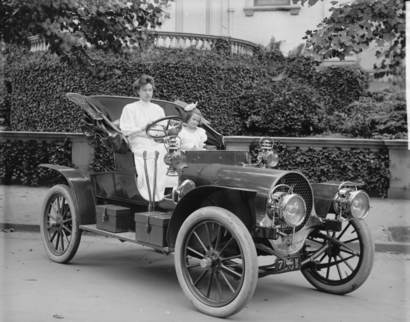
#> input picture paper/sample-franklin.png, 410 x 322 px; its folder holds only this picture in this run
$ python -i color_processor.py   (imports and definitions only)
#> lines starting #> are read from the running program, lines starting #| are printed output that depends on the picture
from PIL import Image
from tqdm import tqdm
import os
import sys

def process_image(input_file, output_file):
#> called with input_file = '../../paper/sample-franklin.png', output_file = 'out.png'
    image = Image.open(input_file)
#> image is the input picture: PIL image 410x322 L; min 13, max 242, mean 105.4
    image = image.convert('RGBA')
#> image: PIL image 410x322 RGBA

    width, height = image.size
#> width = 410; height = 322

    r_red = 0
    g_red = 160
    b_red = 100
    r_green = 0
    g_green = 160
    b_green = 100
    r_blue = 0
    g_blue = 160
    b_blue = 100

    for x in range(width):
        for y in range(height):
            r, g, b, a = image.getpixel((x, y))

            if r >r_red and g < g_red and b < b_red:
                # Set the pixel to red
                image.putpixel((x, y), (255, 0, 0, 255))
            elif r <r_green and g > g_green and b < b_green:
                # Set the pixel to green
                image.putpixel((x, y), (0, 255, 0, 255))
            elif r <r_blue and g < g_blue and b > b_blue:
                # Set the pixel to blue
                image.putpixel((x, y), (0, 0, 255, 255))
            else:
                max_color = max(r, g, b)

                if max_color == r:
                    # Set the pixel to red
                    image.putpixel((x, y), (255, 0, 0, 255))
                elif max_color == g:
                    # Set the pixel to green
                    image.putpixel((x, y), (0, 255, 0, 255))
                else:
                    # Set the pixel to blue
                    image.putpixel((x, y), (0, 0, 255, 255))
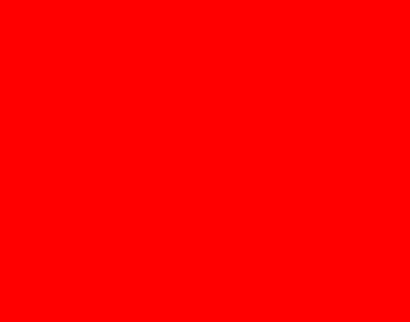
#> image: PIL image 410x322 RGBA; mean R, G, B, A 255, 0, 0, 255

    image.save(output_file)

data_dir = '../../data'
org_dir = f"{data_dir}/synthesized_imgs/"
counter = 0
# [6 lines not run here, left out]

>>> result = process_image('../../paper/sample-franklin.png', 'out.png')
